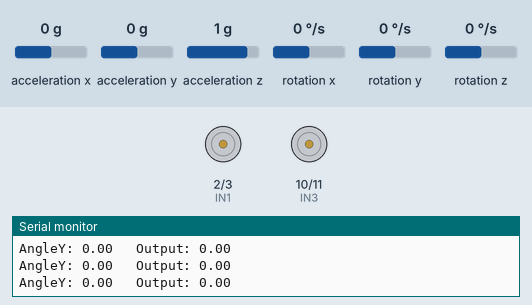
A sketch run on a simulated Arduino Uno, built with avr-gcc and run on an emulated ATmega328P. Shown: motor-driver pin pairs drawn as motors (green arrow = first pin HIGH = forward, orange = second pin HIGH = backward, longer = more drive, scaled by the enable pin), the last lines printed to the serial monitor. The inputs (shaded band) are chosen by the test bench; at power-on: acceleration x 0 g, rotation y 0 °/s, acceleration y 0 g, acceleration z 1 g, rotation x 0 °/s, rotation z 0 °/s.

Above: at 1.2 s.
1.3 s: acceleration x set to -1.4 g
At 2.5 s:
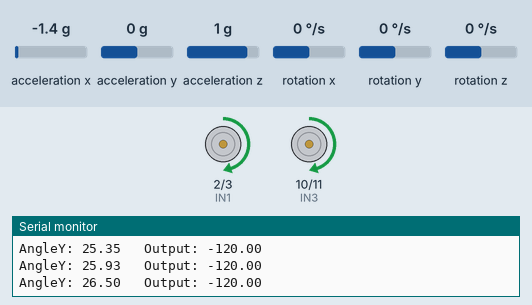
2.8 s: acceleration x set to 0 g
At 5.49 s:
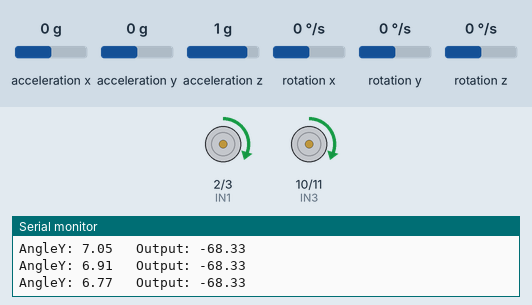
5.8 s: rotation y set to -192 °/s
7.3 s: rotation y set to 9 °/s
At 10.05 s:
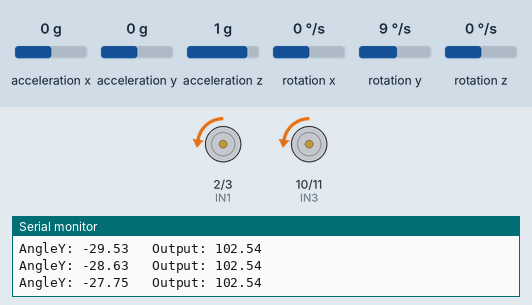
10.3 s: rotation y set to -124 °/s
At 11.1 s:
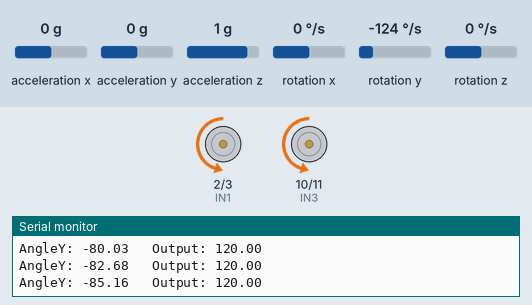
11.8 s: rotation y set to 100 °/s
At 13.4 s:
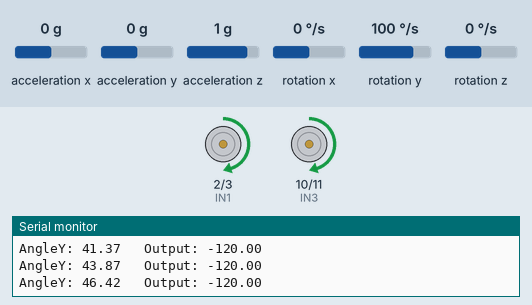
Timing chart, 0 to 14.4 s (numbered marks = the images above; inputs shaded):
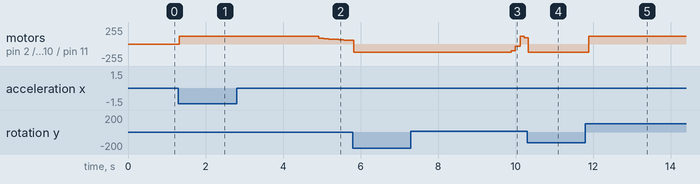

Measured:
- after the input at 1.3 s, motor on pin 2 (IN1) / pin 3 (IN2), motor on pin 10 (IN3) / pin 11 (IN4): stopped → forward 120/255 at once
- after the input at 2.8 s, motor on pin 2 (IN1) / pin 3 (IN2), motor on pin 10 (IN3) / pin 11 (IN4): moves from forward 120/255 to forward 53/255 over 0.77 s, starting after 2.1 s
- after the input at 7.3 s, motor on pin 2 (IN1) / pin 3 (IN2), motor on pin 10 (IN3) / pin 11 (IN4): backward 120/255 → backward 102/255 after 2.6 s, → backward 32/255 0.10 s later, → forward 120/255 0.13 s later, → forward 97/255 0.11 s later
- after the input at 10.3 s, motor on pin 2 (IN1) / pin 3 (IN2), motor on pin 10 (IN3) / pin 11 (IN4): forward 97/255 → backward 120/255 at once
- after the input at 11.8 s, motor on pin 2 (IN1) / pin 3 (IN2), motor on pin 10 (IN3) / pin 11 (IN4): backward 120/255 → forward 120/255 after 0.10 s

The sketch:

seflbalancingrobot.ino
```cpp
#include <Wire.h>
#include <MPU6050.h>
#include <PID_v1.h>

MPU6050 mpu;

// L298N pins
#define ENA 5
#define IN1 2
#define IN2 3

#define ENB 6
#define IN3 10
#define IN4 11

// PID variables
double setpoint = 0;
double input, output;
double Kp = 60, Ki = 0.0, Kd = 60;

PID balancePID(&input, &output, &setpoint, Kp, Ki, Kd, DIRECT);

float accAngle = 0, gyroAngle = 0, currentAngle = 0;
float elapsedTime, previousTime = 0;

void setup() {
  Serial.begin(9600);
  Wire.begin();
  mpu.initialize();

  if (!mpu.testConnection()) {
    Serial.println("MPU6050 Error!");
    while (1);
  }

  pinMode(ENA, OUTPUT);
  pinMode(IN1, OUTPUT);
  pinMode(IN2, OUTPUT);

  pinMode(ENB, OUTPUT);
  pinMode(IN3, OUTPUT);
  pinMode(IN4, OUTPUT);

  analogWrite(ENA, 0);
  analogWrite(ENB, 0);

  balancePID.SetMode(AUTOMATIC);
  balancePID.SetOutputLimits(-120, 120);
}

void loop() {

  // ========= MPU6050 DATA =========
  int16_t ax, ay, az, gx, gy, gz;
  mpu.getMotion6(&ax, &ay, &az, &gx, &gy, &gz);

  float accAngleY = atan2(-ax, az) * 180 / PI;
  float gyroRateY = gy / 131.0;

  float currentTime = millis();
  elapsedTime = (currentTime - previousTime) / 1000.0;
  previousTime = currentTime;

  if (elapsedTime <= 0) elapsedTime = 0.001;

  // ========= COMPLEMENTARY FILTER =========
  currentAngle = 0.98 * (currentAngle + gyroRateY * elapsedTime) +
                 0.02 * accAngleY;

  input = currentAngle;

  // ========= PID =========
  balancePID.Compute();

  double finalOutput = output;   // ← NO BLUETOOTH CONTROL

  // ========= MOTOR CONTROL =========
  moveMotors(finalOutput);

  // Debug
  Serial.print("AngleY: ");
  Serial.print(currentAngle);
  Serial.print("   Output: ");
  Serial.println(finalOutput);
}

void moveMotors(double pidOutput) {

  if (pidOutput > 5) {
    backward((int)pidOutput);
  }
  else if (pidOutput < -5) {
    forward((int)(-pidOutput));
  }
  else {
    stopMotors();
  }
}

void forward(int speedVal) {
  speedVal = constrain(speedVal, 0, 120);

  digitalWrite(IN1, HIGH);
  digitalWrite(IN2, LOW);
  analogWrite(ENA, speedVal);

  digitalWrite(IN3, HIGH);
  digitalWrite(IN4, LOW);
  analogWrite(ENB, speedVal);
}

void backward(int speedVal) {
  speedVal = constrain(speedVal, 0, 120);

  digitalWrite(IN1, LOW);
  digitalWrite(IN2, HIGH);
  analogWrite(ENA, speedVal);

  digitalWrite(IN3, LOW);
  digitalWrite(IN4, HIGH);
  analogWrite(ENB, speedVal);
}

void stopMotors() {
  digitalWrite(IN1, LOW);
  digitalWrite(IN2, LOW);
  digitalWrite(IN3, LOW);
  digitalWrite(IN4, LOW);

  analogWrite(ENA, 0);
  analogWrite(ENB, 0);
}
```
